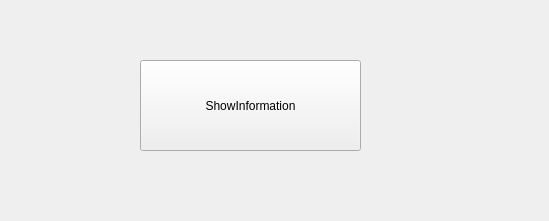
<?xml version="1.0" encoding="UTF-8"?>
<ui version="4.0">
 <class>Widget</class>
 <widget class="QWidget" name="Widget">
  <property name="geometry">
   <rect>
    <x>0</x>
    <y>0</y>
    <width>549</width>
    <height>221</height>
   </rect>
  </property>
  <property name="windowTitle">
   <string>Widget</string>
  </property>
  <widget class="QPushButton" name="ShowInformationpushButton">
   <property name="geometry">
    <rect>
     <x>140</x>
     <y>60</y>
     <width>221</width>
     <height>91</height>
    </rect>
   </property>
   <property name="text">
    <string>ShowInformation</string>
   </property>
  </widget>
 </widget>
 <resources/>
 <connections/>
</ui>
